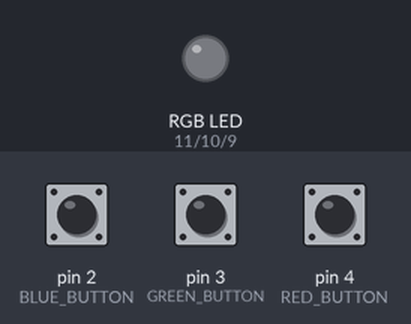
This sketch was run on a simulated Arduino Uno, built with avr-gcc and run on an emulated ATmega328P. Shown: an RGB LED mixed from three pins (HIGH = lit). The test bench sets the inputs (shaded band); at power-on: pin 4 (RED_BUTTON) LOW, pin 2 (BLUE_BUTTON) LOW, pin 3 (GREEN_BUTTON) LOW. Dim RGB values are drawn brighter than linear; what the sketch prints to the serial monitor is not drawn.

Above: at 1.2 s.
1.3 s: pin 4 (RED_BUTTON) pulled HIGH for 1 s
At 3.0 s:
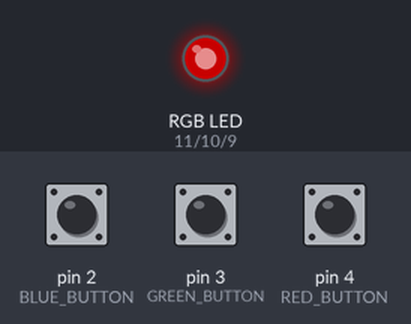
3.8 s: pin 2 (BLUE_BUTTON) pulled HIGH for 3.2 s
8.5 s: pin 3 (GREEN_BUTTON) pulled HIGH for 0.15 s
At 9.4 s:
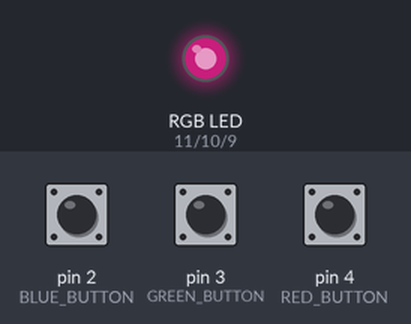
10.1 s: pin 4 (RED_BUTTON) pulled HIGH for 3.2 s
14.8 s: pin 2 (BLUE_BUTTON) pulled HIGH for 0.15 s
At 15.6 s:
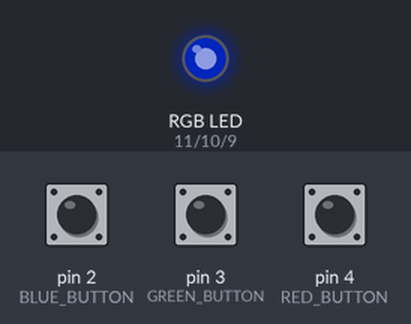
16.4 s: pin 3 (GREEN_BUTTON) pulled HIGH for 1 s
At 18.0 s:
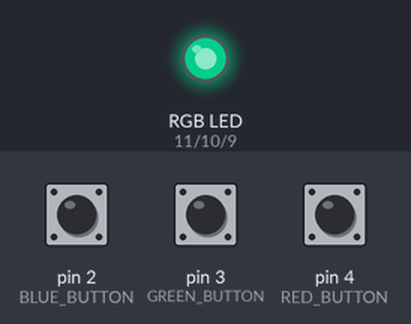
Timing chart, 0 to 19.5 s (numbered marks = the images above; inputs shaded):
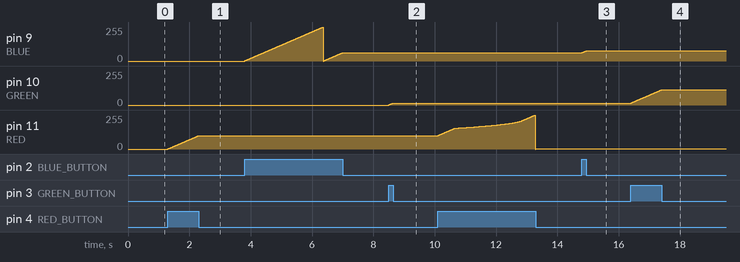

The sketch:

led3_Test.ino
```cpp
#define RED 11
#define GREEN 10
#define BLUE 9
#define RED_BUTTON 4
#define GREEN_BUTTON 3
#define BLUE_BUTTON 2


int r = 0, g = 0, b = 0 ;
void setup() {
  // put your setup code here, to run once:
  // randomSeed(analogRead(0));
  Serial.begin(9600);
  pinMode(RED_BUTTON, INPUT);
  pinMode(GREEN_BUTTON, INPUT);
  pinMode(BLUE_BUTTON, INPUT);
}

void loop() {
  // put your main code here, to run repeatedly:
  if (digitalRead(RED_BUTTON) == HIGH) {
    ++r;
    if (r > 255) {
      r = 0;
    }
  }
  if (digitalRead(GREEN_BUTTON) == HIGH) {
    ++g;
    if (g > 255) {
      g = 0;
    }
  }

  if (digitalRead(BLUE_BUTTON) == HIGH) {
    ++b;
    if (b > 255) {
      b = 0;
    }
  }
  analogWrite(RED, r);
  analogWrite(GREEN, g);
  analogWrite(BLUE, b);
  delay(10);
  Serial.println("r:" + r);
}
```

Measured:
- after the input at 1.3 s, pin 11 (RED): moves from 0/255 to 100/255 over 1.0 s, starting at once
- after the input at 8.5 s, pin 10 (GREEN): moves from 0/255 to 15/255 over 0.14 s, starting at once
- after the input at 14.8 s, pin 9 (BLUE): moves from 62/255 to 77/255 over 0.14 s, starting at once
- after the input at 16.4 s, pin 10 (GREEN): moves from 15/255 to 114/255 over 0.99 s, starting at once
